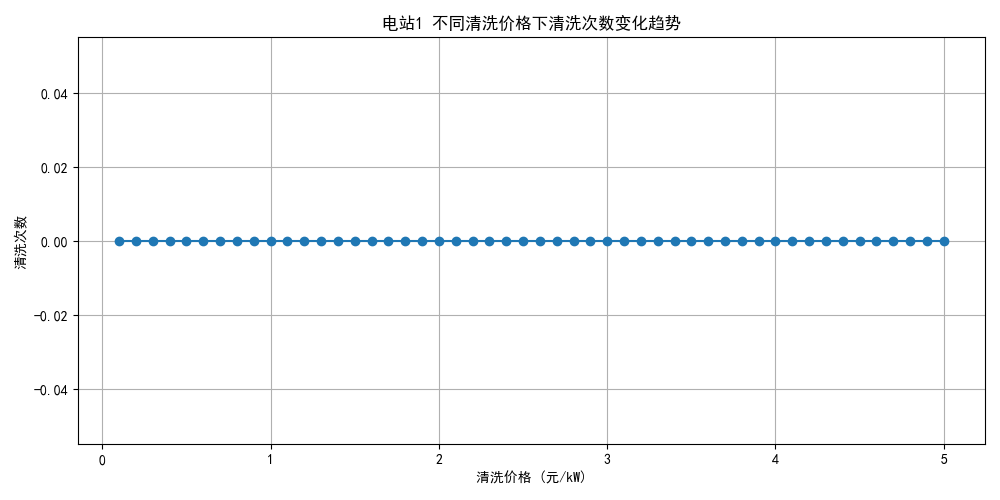
#> input picture 20250430数模校赛/2025_XS/A/A3/ANS_2/电站1_清洗价格影响趋势图.png, 1000 x 500 px
$ python '拼接.py'
#> lines starting #> are read from the running program, lines starting #| are printed output that depends on the picture
import matplotlib.pyplot as plt
import matplotlib.image as mpimg

# 替换为你的图片路径
img1 = mpimg.imread('电站1_清洗价格影响趋势图.png')
#> img1 is the input picture: shape (500, 1000, 4) float32; mean R, G, B, A 0.977, 0.98, 0.982, 1
img2 = mpimg.imread('电站2_清洗价格影响趋势图.png')
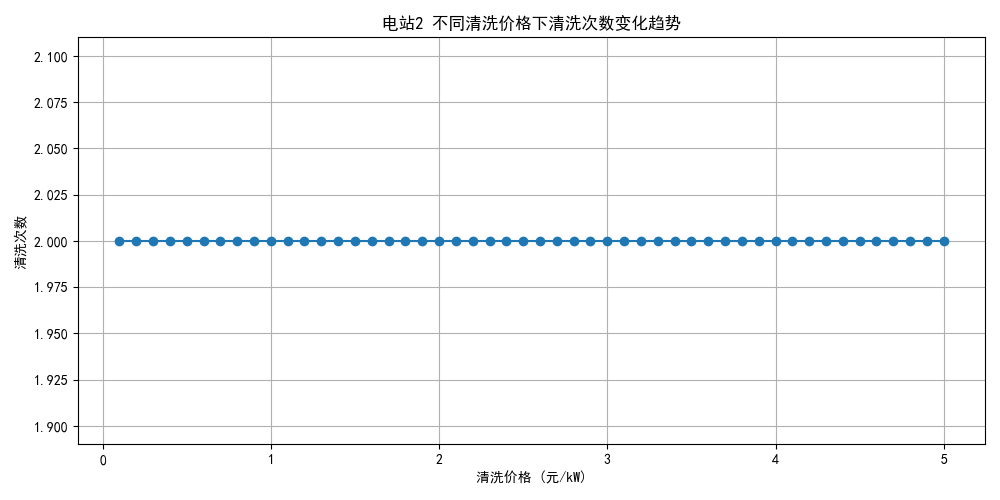
#> input picture 20250430数模校赛/2025_XS/A/A3/ANS_2/电站2_清洗价格影响趋势图.png, 1000 x 500 px
#> img2 is the input picture: shape (500, 1000, 4) float32; mean R, G, B, A 0.974, 0.977, 0.979, 1
img3 = mpimg.imread('电站3_清洗价格影响趋势图.png')
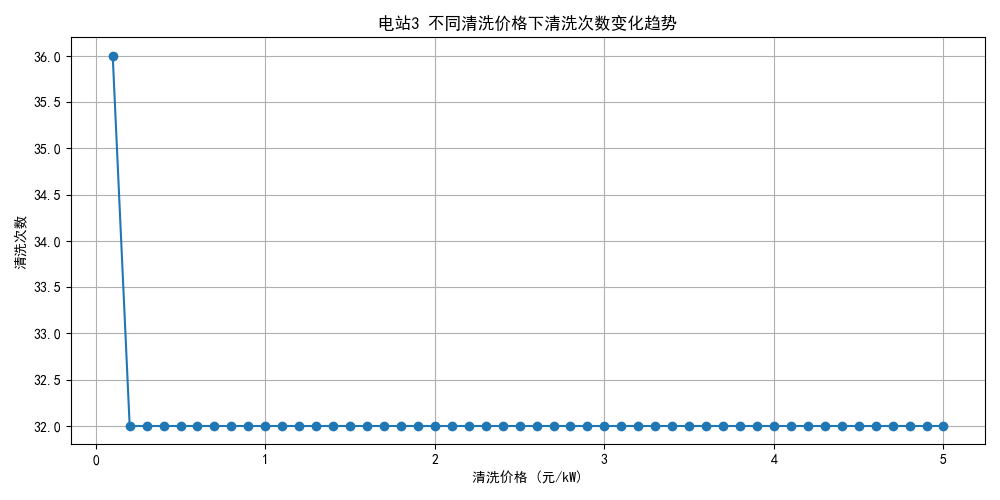
#> input picture 20250430数模校赛/2025_XS/A/A3/ANS_2/电站3_清洗价格影响趋势图.png, 1000 x 500 px
#> img3 is the input picture: shape (500, 1000, 4) float32; mean R, G, B, A 0.973, 0.976, 0.979, 1
img4 = mpimg.imread('电站4_清洗价格影响趋势图.png')
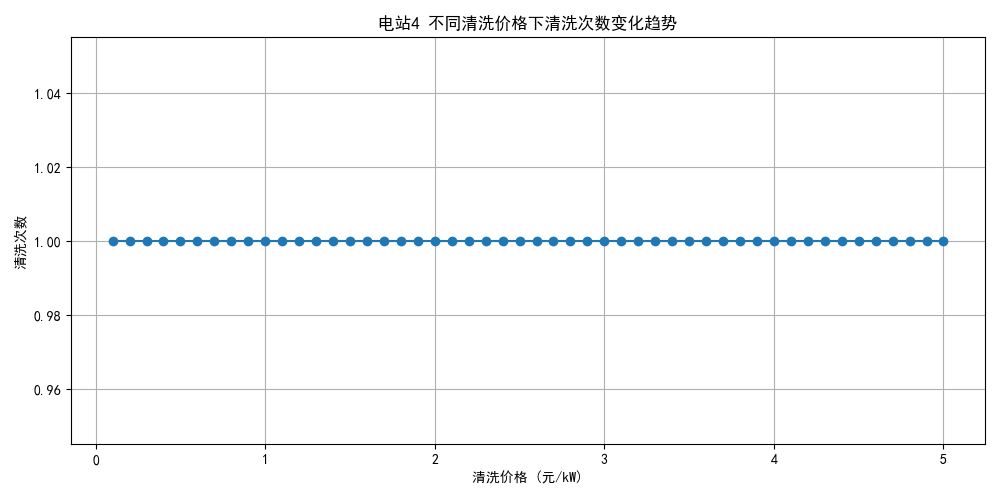
#> input picture 20250430数模校赛/2025_XS/A/A3/ANS_2/电站4_清洗价格影响趋势图.png, 1000 x 500 px
#> img4 is the input picture: shape (500, 1000, 4) float32; mean R, G, B, A 0.977, 0.98, 0.982, 1

# 创建 2×2 子图
fig, axs = plt.subplots(2, 2, figsize=(12, 10))

# 显示图片并关闭坐标轴
axs[0, 0].imshow(img1)
axs[0, 0].axis('off')
#axs[0, 0].set_title('图1')

axs[0, 1].imshow(img2)
axs[0, 1].axis('off')
#axs[0, 1].set_title('图2')

axs[1, 0].imshow(img3)
axs[1, 0].axis('off')
#axs[1, 0].set_title('图3')

axs[1, 1].imshow(img4)
axs[1, 1].axis('off')
#axs[1, 1].set_title('图4')

plt.tight_layout()
plt.savefig('拼图_2x2.png', dpi=300)
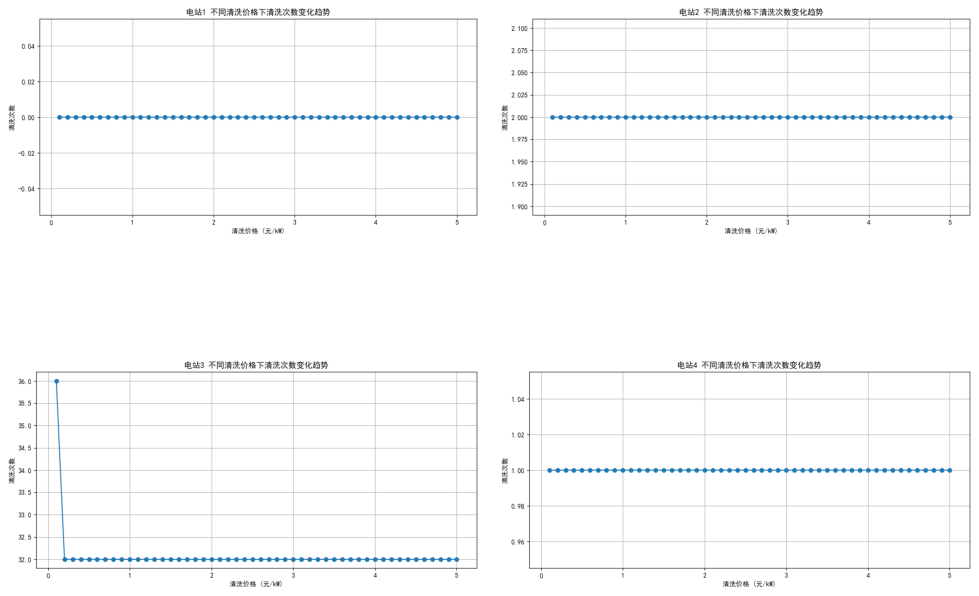
#> figure drawn by matplotlib, 4 panels
plt.show()
